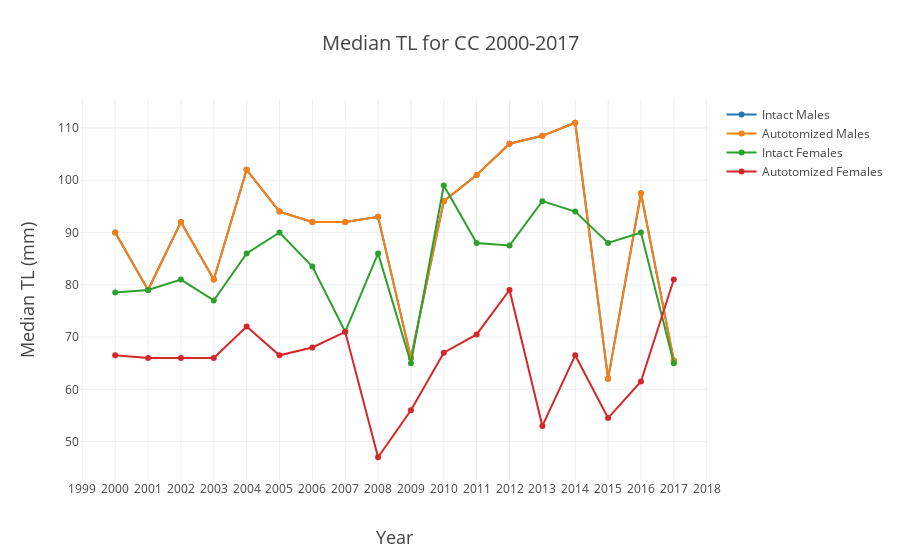

The notebook cell this image was saved under:
### Code cell
femaleIntact = go.Scatter(x=TLbyYear.loc[~(TLbyYear.autotomized)&(TLbyYear.sex=='f')]['year'], 
                      y = TLbyYear.loc[~(TLbyYear.autotomized)&(TLbyYear.sex=='f')]['50%']
                      ,name='Intact Females')
femaleAut = go.Scatter(x=TLbyYear.loc[(TLbyYear.autotomized)&(TLbyYear.sex=='f')]['year'], 
                   y = TLbyYear.loc[(TLbyYear.autotomized)&(TLbyYear.sex=='f')]['50%']
                      ,name='Autotomized Females')
maleIntact = go.Scatter(x=TLbyYear.loc[~(TLbyYear.autotomized)&(TLbyYear.sex=='m')]['year'], 
              y = TLbyYear.loc[~(TLbyYear.autotomized)&(TLbyYear.sex=='m')]['50%']
                    ,name='Intact Males')
maleAut = go.Scatter(x=TLbyYear.loc[~(TLbyYear.autotomized)&(TLbyYear.sex=='m')]['year'], 
              y = TLbyYear.loc[~(TLbyYear.autotomized)&(TLbyYear.sex=='m')]['50%']
                    ,name='Autotomized Males')

data = [maleIntact,maleAut,femaleIntact,femaleAut]
layout = go.Layout(
    title = 'Median TL for CC 2000-2017',
    titlefont = dict(
        size = 20),
    xaxis = dict(
        dtick = 1,
        title = 'Year',
        titlefont = dict(
            size = 18)),
    yaxis = dict(
        title = 'Median TL (mm)',
        titlefont = dict(
            size = 18)))

fig = go.Figure(
        data = data,
        layout = layout)
iplot(fig, filename = 'Median TL Sceloporus jarrovii in CC 2000-2017.html')
plot(fig, filename = 'Median TL Sceloporus jarrovii in CC 2000-2017.html')

### Figure 1 — Plotly figure (JSON) as saved in the notebook; plotly's stock layout.template omitted (floating-point values rounded to 4 significant figures)
{"data": [{"name": "Intact Males", "type": "scatter", "uid": "e8fe6169-a65e-463a-8560-53329f96beb9", "x": [2000, 2001, 2002, 2003, 2004, 2005, 2006, 2007, 2008, 2009, 2010, 2011, 2012, 2013, 2014, 2015, 2016, 2017], "y": [90, 79, 92, 81, 102, 94, 92, 92, 93, 66, 96, 101, 107, 108.5, 111, 62, 97.5, 65.5]}, {"name": "Autotomized Males", "type": "scatter", "uid": "ce09a1cd-9c81-4551-a883-bc1349e05b81", "x": [2000, 2001, 2002, 2003, 2004, 2005, 2006, 2007, 2008, 2009, 2010, 2011, 2012, 2013, 2014, 2015, 2016, 2017], "y": [90, 79, 92, 81, 102, 94, 92, 92, 93, 66, 96, 101, 107, 108.5, 111, 62, 97.5, 65.5]}, {"name": "Intact Females", "type": "scatter", "uid": "47d83c69-4267-4dbc-a414-0c6b79be8cad", "x": [2000, 2001, 2002, 2003, 2004, 2005, 2006, 2007, 2008, 2009, 2010, 2011, 2012, 2013, 2014, 2015, 2016, 2017], "y": [78.5, 79, 81, 77, 86, 90, 83.5, 71, 86, 65, 99, 88, 87.5, 96, 94, 88, 90, 65]}, {"name": "Autotomized Females", "type": "scatter", "uid": "143cef17-2e7d-4877-ba62-16a4837f7972", "x": [2000, 2001, 2002, 2003, 2004, 2005, 2006, 2007, 2008, 2009, 2010, 2011, 2012, 2013, 2014, 2015, 2016, 2017], "y": [66.5, 66, 66, 66, 72, 66.5, 68, 71, 47, 56, 67, 70.5, 79, 53, 66.5, 54.5, 61.5, 81]}], "layout": {"title": {"font": {"size": 20}, "text": "Median TL for CC 2000-2017"}, "xaxis": {"dtick": 1, "title": {"font": {"size": 18}, "text": "Year"}}, "yaxis": {"title": {"font": {"size": 18}, "text": "Median TL (mm)"}}}}
